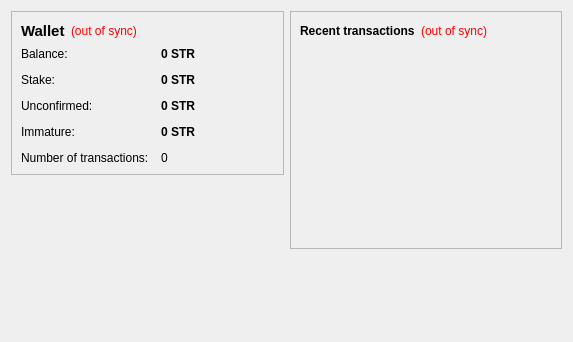
<?xml version="1.0" encoding="UTF-8"?>
<ui version="4.0">
 <class>OverviewPage</class>
 <widget class="QWidget" name="OverviewPage">
  <property name="geometry">
   <rect>
    <x>0</x>
    <y>0</y>
    <width>573</width>
    <height>342</height>
   </rect>
  </property>
  <property name="windowTitle">
   <string>Form</string>
  </property>
  <layout class="QHBoxLayout" name="horizontalLayout" stretch="1,1">
   <item>
    <layout class="QVBoxLayout" name="verticalLayout_2">
     <item>
      <widget class="QFrame" name="frame">
       <property name="frameShape">
        <enum>QFrame::StyledPanel</enum>
       </property>
       <property name="frameShadow">
        <enum>QFrame::Raised</enum>
       </property>
       <layout class="QVBoxLayout" name="verticalLayout_4">
        <item>
         <layout class="QHBoxLayout" name="horizontalLayout_4">
          <item>
           <widget class="QLabel" name="label_5">
            <property name="font">
             <font>
              <pointsize>11</pointsize>
              <weight>75</weight>
              <bold>true</bold>
             </font>
            </property>
            <property name="text">
             <string>Wallet</string>
            </property>
           </widget>
          </item>
          <item>
           <widget class="QLabel" name="labelWalletStatus">
            <property name="toolTip">
             <string>The displayed information may be out of date. Your wallet automatically synchronizes with the maples network after a connection is established, but this process has not completed yet.</string>
            </property>
            <property name="styleSheet">
             <string notr="true">QLabel { color: red; }</string>
            </property>
            <property name="text">
             <string notr="true">(out of sync)</string>
            </property>
            <property name="alignment">
             <set>Qt::AlignLeading|Qt::AlignLeft|Qt::AlignVCenter</set>
            </property>
           </widget>
          </item>
          <item>
           <spacer name="horizontalSpacer_2">
            <property name="orientation">
             <enum>Qt::Horizontal</enum>
            </property>
            <property name="sizeHint" stdset="0">
             <size>
              <width>40</width>
              <height>20</height>
             </size>
            </property>
           </spacer>
          </item>
         </layout>
        </item>
        <item>
         <layout class="QFormLayout" name="formLayout_2">
          <property name="fieldGrowthPolicy">
           <enum>QFormLayout::AllNonFixedFieldsGrow</enum>
          </property>
          <property name="horizontalSpacing">
           <number>12</number>
          </property>
          <property name="verticalSpacing">
           <number>12</number>
          </property>
          <item row="0" column="0">
           <widget class="QLabel" name="label">
            <property name="text">
             <string>Balance:</string>
            </property>
           </widget>
          </item>
          <item row="0" column="1">
           <widget class="QLabel" name="labelBalance">
            <property name="font">
             <font>
              <weight>75</weight>
              <bold>true</bold>
             </font>
            </property>
            <property name="cursor">
             <cursorShape>IBeamCursor</cursorShape>
            </property>
            <property name="toolTip">
             <string>Your current balance</string>
            </property>
            <property name="text">
             <string notr="true">0 STR</string>
            </property>
            <property name="textInteractionFlags">
             <set>Qt::LinksAccessibleByMouse|Qt::TextSelectableByKeyboard|Qt::TextSelectableByMouse</set>
            </property>
           </widget>
          </item>
          <item row="1" column="0">
           <widget class="QLabel" name="label_6">
            <property name="text">
             <string>Stake:</string>
            </property>
           </widget>
          </item>
          <item row="1" column="1">
           <widget class="QLabel" name="labelStake">
            <property name="font">
             <font>
              <weight>75</weight>
              <bold>true</bold>
             </font>
            </property>
            <property name="cursor">
             <cursorShape>IBeamCursor</cursorShape>
            </property>
            <property name="toolTip">
             <string>Total of coins that was staked, and do not yet count toward the current balance</string>
            </property>
            <property name="text">
             <string notr="true">0 STR</string>
            </property>
            <property name="textInteractionFlags">
             <set>Qt::LinksAccessibleByMouse|Qt::TextSelectableByKeyboard|Qt::TextSelectableByMouse</set>
            </property>
           </widget>
          </item>
          <item row="2" column="0">
           <widget class="QLabel" name="label_3">
            <property name="text">
             <string>Unconfirmed:</string>
            </property>
           </widget>
          </item>
          <item row="2" column="1">
           <widget class="QLabel" name="labelUnconfirmed">
            <property name="font">
             <font>
              <weight>75</weight>
              <bold>true</bold>
             </font>
            </property>
            <property name="cursor">
             <cursorShape>IBeamCursor</cursorShape>
            </property>
            <property name="toolTip">
             <string>Total of transactions that have yet to be confirmed, and do not yet count toward the current balance</string>
            </property>
            <property name="text">
             <string notr="true">0 STR</string>
            </property>
            <property name="textInteractionFlags">
             <set>Qt::LinksAccessibleByMouse|Qt::TextSelectableByKeyboard|Qt::TextSelectableByMouse</set>
            </property>
           </widget>
          </item>
          <item row="3" column="0">
           <widget class="QLabel" name="labelImmatureText">
            <property name="text">
             <string>Immature:</string>
            </property>
           </widget>
          </item>
          <item row="3" column="1">
           <widget class="QLabel" name="labelImmature">
            <property name="font">
             <font>
              <weight>75</weight>
              <bold>true</bold>
             </font>
            </property>
            <property name="toolTip">
             <string>Mined balance that has not yet matured</string>
            </property>
            <property name="text">
             <string notr="true">0 STR</string>
            </property>
            <property name="textInteractionFlags">
             <set>Qt::LinksAccessibleByMouse|Qt::TextSelectableByKeyboard|Qt::TextSelectableByMouse</set>
            </property>
           </widget>
          </item>
          <item row="4" column="0">
           <widget class="QLabel" name="label_2">
            <property name="text">
             <string>Number of transactions:</string>
            </property>
           </widget>
          </item>
          <item row="4" column="1">
           <widget class="QLabel" name="labelNumTransactions">
            <property name="toolTip">
             <string>Total number of transactions in wallet</string>
            </property>
            <property name="text">
             <string notr="true">0</string>
            </property>
           </widget>
          </item>
         </layout>
        </item>
       </layout>
      </widget>
     </item>
     <item>
      <spacer name="verticalSpacer">
       <property name="orientation">
        <enum>Qt::Vertical</enum>
       </property>
       <property name="sizeHint" stdset="0">
        <size>
         <width>20</width>
         <height>40</height>
        </size>
       </property>
      </spacer>
     </item>
    </layout>
   </item>
   <item>
    <layout class="QVBoxLayout" name="verticalLayout_3">
     <item>
      <widget class="QFrame" name="frame_2">
       <property name="frameShape">
        <enum>QFrame::StyledPanel</enum>
       </property>
       <property name="frameShadow">
        <enum>QFrame::Raised</enum>
       </property>
       <layout class="QVBoxLayout" name="verticalLayout">
        <item>
         <layout class="QHBoxLayout" name="horizontalLayout_2">
          <item>
           <widget class="QLabel" name="label_4">
            <property name="text">
             <string>&lt;b&gt;Recent transactions&lt;/b&gt;</string>
            </property>
           </widget>
          </item>
          <item>
           <widget class="QLabel" name="labelTransactionsStatus">
            <property name="toolTip">
             <string>The displayed information may be out of date. Your wallet automatically synchronizes with the maples network after a connection is established, but this process has not completed yet.</string>
            </property>
            <property name="styleSheet">
             <string notr="true">QLabel { color: red; }</string>
            </property>
            <property name="text">
             <string notr="true">(out of sync)</string>
            </property>
            <property name="alignment">
             <set>Qt::AlignRight|Qt::AlignTrailing|Qt::AlignVCenter</set>
            </property>
           </widget>
          </item>
          <item>
           <spacer name="horizontalSpacer">
            <property name="orientation">
             <enum>Qt::Horizontal</enum>
            </property>
            <property name="sizeHint" stdset="0">
             <size>
              <width>40</width>
              <height>20</height>
             </size>
            </property>
           </spacer>
          </item>
         </layout>
        </item>
        <item>
         <widget class="QListView" name="listTransactions">
          <property name="styleSheet">
           <string notr="true">QListView { background: transparent; }</string>
          </property>
          <property name="frameShape">
           <enum>QFrame::NoFrame</enum>
          </property>
          <property name="verticalScrollBarPolicy">
           <enum>Qt::ScrollBarAlwaysOff</enum>
          </property>
          <property name="horizontalScrollBarPolicy">
           <enum>Qt::ScrollBarAlwaysOff</enum>
          </property>
          <property name="selectionMode">
           <enum>QAbstractItemView::NoSelection</enum>
          </property>
         </widget>
        </item>
       </layout>
      </widget>
     </item>
     <item>
      <spacer name="verticalSpacer_2">
       <property name="orientation">
        <enum>Qt::Vertical</enum>
       </property>
       <property name="sizeHint" stdset="0">
        <size>
         <width>20</width>
         <height>40</height>
        </size>
       </property>
      </spacer>
     </item>
    </layout>
   </item>
  </layout>
 </widget>
 <resources/>
 <connections/>
</ui>
